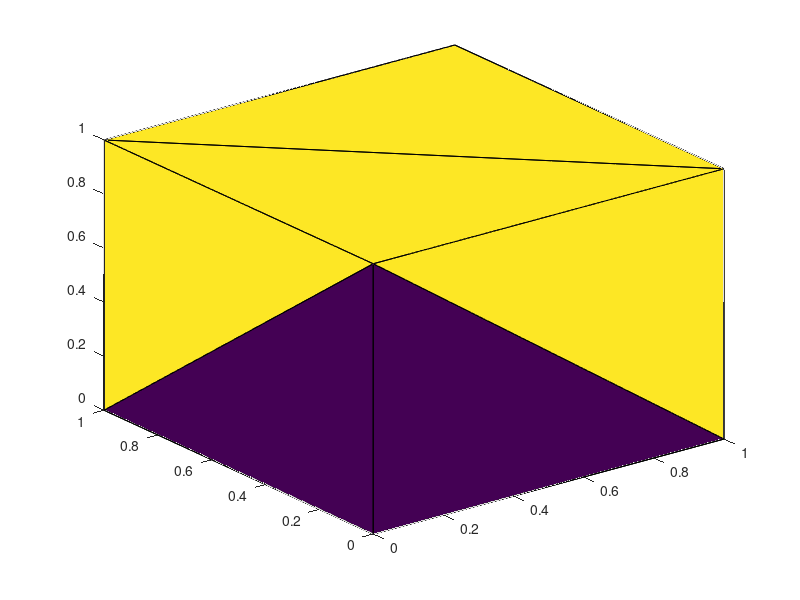

This figure's MATLAB source: (Note: this script raises an error after producing the figure.)
%% Create a cube

cloud = [0, 0, 0;
        1, 0, 0;
        0, 1, 0;
        1, 1, 0;
        0, 0, 1;
        1, 0, 1;
        0, 1, 1;
        1, 1, 1];
    
scatter3(cloud(:,1), cloud(:,2), cloud(:,3));

tri_list = [2, 1, 3;
            3, 4, 2;
            5, 6, 7;
            8, 7, 6;
            1, 2, 5;
            6, 5, 2;
            3, 7, 4;
            8, 4, 7;
            1, 5, 3;
            7, 3, 5;
            2, 4, 6;
            8, 6, 4];

trisurf(tri_list, cloud(:,1), cloud(:,2), cloud(:,3));         


volume = tetVolume(cloud, tri_list, [71,3,3]);

true_vol = 1;
error = true_vol - volume
per_error = 100 * error/true_vol
